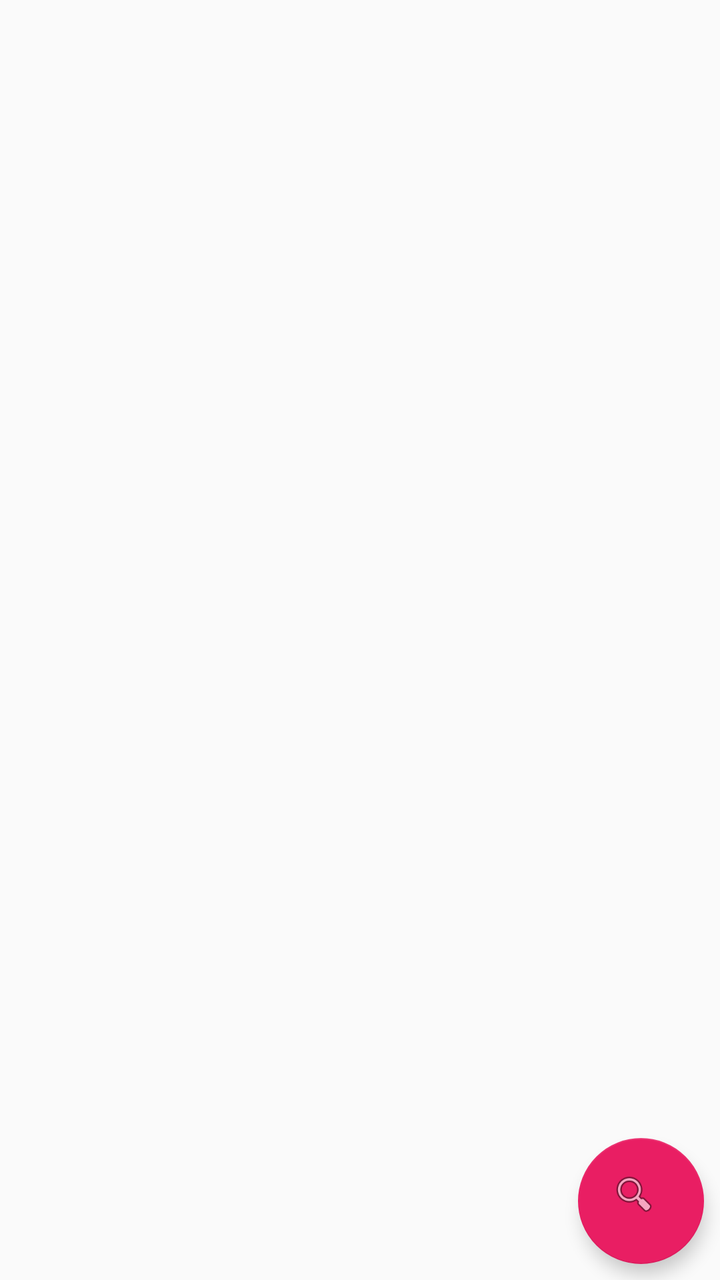
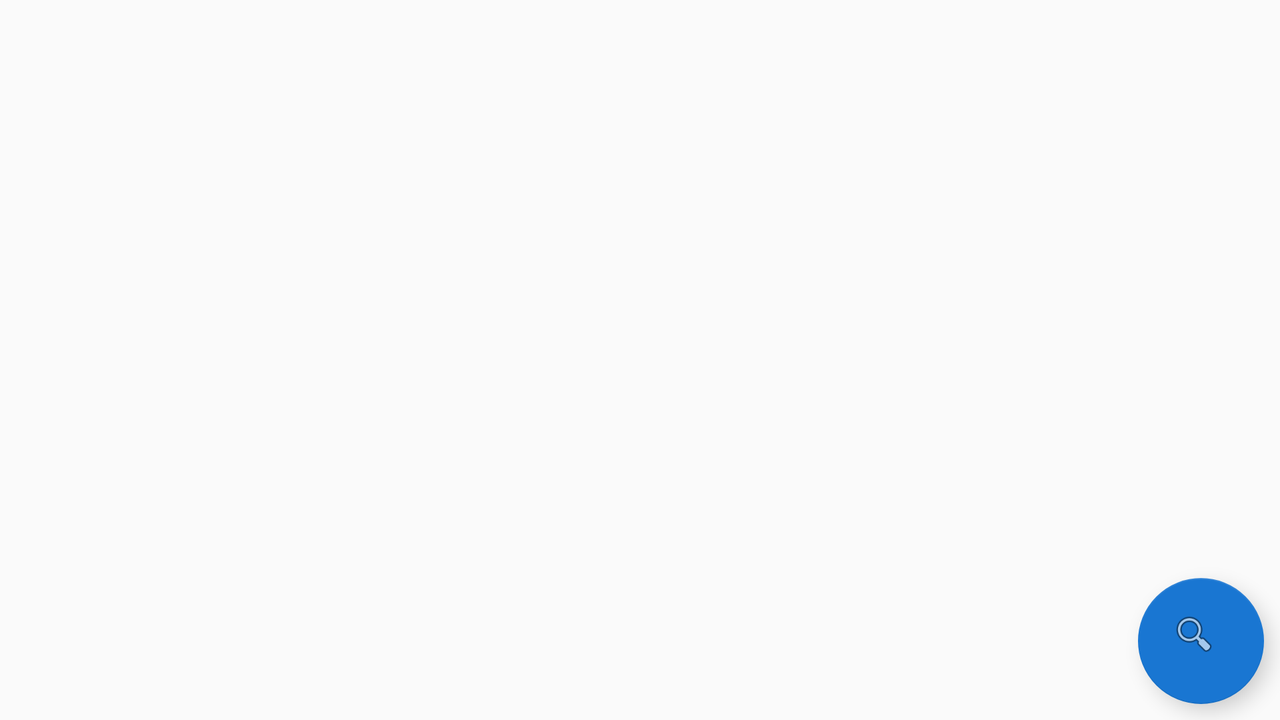

The same Android screen from two of the app's own layout files: first res/layout/ as a phone draws it, then the repository's variant for another configuration, drawn on a device whose configuration selects that folder. Both files follow.
<!-- AndroidManifest.xml: application theme AppThemeLight -->
<!-- res/layout/search_fragment.xml -->
<?xml version="1.0" encoding="utf-8"?>
<android.support.constraint.ConstraintLayout
    xmlns:android="http://schemas.android.com/apk/res/android"
    xmlns:app="http://schemas.android.com/apk/res-auto"
    xmlns:tools="http://schemas.android.com/tools"
    android:layout_width="match_parent"
    android:layout_height="match_parent">

    <android.support.design.widget.FloatingActionButton
        android:id="@+id/spot_search"
        android:layout_width="64dp"
        android:layout_height="63dp"
        android:layout_marginBottom="8dp"
        android:layout_marginEnd="8dp"
        android:layout_marginStart="8dp"
        android:clickable="true"
        app:elevation="5dp"
        app:layout_constraintBottom_toBottomOf="parent"
        app:layout_constraintEnd_toEndOf="parent"
        app:layout_constraintHorizontal_bias="1.0"
        app:layout_constraintStart_toStartOf="parent"
        app:rippleColor="@color/colorPrimaryLight"
        app:srcCompat="@android:drawable/ic_menu_search" />

    <ListView
        android:id="@+id/spots_list"
        android:layout_width="0dp"
        android:layout_height="0dp"
        android:layout_marginBottom="8dp"
        android:layout_marginEnd="8dp"
        android:layout_marginStart="8dp"
        android:layout_marginTop="8dp"
        app:layout_constraintBottom_toBottomOf="parent"
        app:layout_constraintEnd_toEndOf="parent"
        app:layout_constraintStart_toStartOf="parent"
        app:layout_constraintTop_toTopOf="parent" />

    <ProgressBar
        android:id="@+id/prog_bar"
        style="@android:style/Widget.ProgressBar.Large.Inverse"
        android:layout_width="311dp"
        android:layout_height="27dp"
        android:layout_marginBottom="8dp"
        android:layout_marginEnd="8dp"
        android:layout_marginStart="8dp"
        android:layout_marginTop="8dp"
        android:spinnerMode="dialog"
        android:visibility="invisible"
        app:layout_constraintBottom_toBottomOf="@+id/spots_list"
        app:layout_constraintEnd_toEndOf="@+id/spots_list"
        app:layout_constraintStart_toStartOf="parent"
        app:layout_constraintTop_toTopOf="@+id/spots_list" />
</android.support.constraint.ConstraintLayout>
<!-- resources referenced by this layout -->
<resources>
  <color name="colorPrimaryLight">#42a5f5</color>
  <style name="AppThemeLight" parent="Theme.AppCompat.Light">
          <item name="colorPrimary">@color/colorPrimary</item>
          <item name="colorPrimaryDark">@color/colorPrimaryDark</item>
          <item name="colorAccent">@color/colorAccent</item>
          <item name="colorButtonNormal">@color/colorPrimary</item>
          <item name="backgroundTint">@color/colorPrimary</item>
      </style>
  <color name="colorPrimary">#1976d2</color>
  <color name="colorPrimaryDark">#0d47a1</color>
  <color name="colorAccent">#e91e63</color>
</resources>
<!-- res/layout-land/search_fragment.xml (the repository's variant of the layout above) -->
<!-- drawn on the phone turned sideways -->
<?xml version="1.0" encoding="utf-8"?>
<android.support.constraint.ConstraintLayout
    xmlns:android="http://schemas.android.com/apk/res/android"
    xmlns:app="http://schemas.android.com/apk/res-auto"
    xmlns:tools="http://schemas.android.com/tools"
    android:layout_width="match_parent"
    android:layout_height="match_parent">

    <android.support.design.widget.FloatingActionButton
        android:id="@+id/spot_search"
        android:layout_width="64dp"
        android:layout_height="63dp"
        android:layout_marginBottom="8dp"
        android:layout_marginEnd="8dp"
        android:layout_marginLeft="8dp"
        android:layout_marginRight="8dp"
        android:layout_marginStart="8dp"
        android:clickable="true"
        app:backgroundTint="@color/colorPrimary"
        app:layout_constraintBottom_toBottomOf="parent"
        app:layout_constraintEnd_toEndOf="parent"
        app:layout_constraintHorizontal_bias="1.0"
        app:layout_constraintStart_toStartOf="parent"
        app:rippleColor="@android:color/transparent"
        app:srcCompat="@android:drawable/ic_menu_search" />

    <ListView
        android:id="@+id/spot_list"
        android:layout_width="0dp"
        android:layout_height="0dp"
        android:layout_marginBottom="8dp"
        android:layout_marginEnd="8dp"
        android:layout_marginLeft="8dp"
        android:layout_marginRight="8dp"
        android:layout_marginStart="8dp"
        android:layout_marginTop="8dp"
        app:layout_constraintBottom_toTopOf="@+id/spot_search"
        app:layout_constraintEnd_toEndOf="parent"
        app:layout_constraintStart_toStartOf="parent"
        app:layout_constraintTop_toTopOf="parent" />
</android.support.constraint.ConstraintLayout>
<!-- resources referenced by the variant -->
<!-- as the phone turned sideways resolves them -->
<resources>
  <color name="colorPrimary">#1976d2</color>
  <style name="AppThemeLight" parent="Theme.AppCompat.Light">
          <item name="colorPrimary">@color/colorPrimary</item>
          <item name="colorPrimaryDark">@color/colorPrimaryDark</item>
          <item name="colorAccent">@color/colorAccent</item>
          <item name="colorButtonNormal">@color/colorPrimary</item>
          <item name="backgroundTint">@color/colorPrimary</item>
      </style>
  <color name="colorPrimaryDark">#0d47a1</color>
  <color name="colorAccent">#e91e63</color>
</resources>
